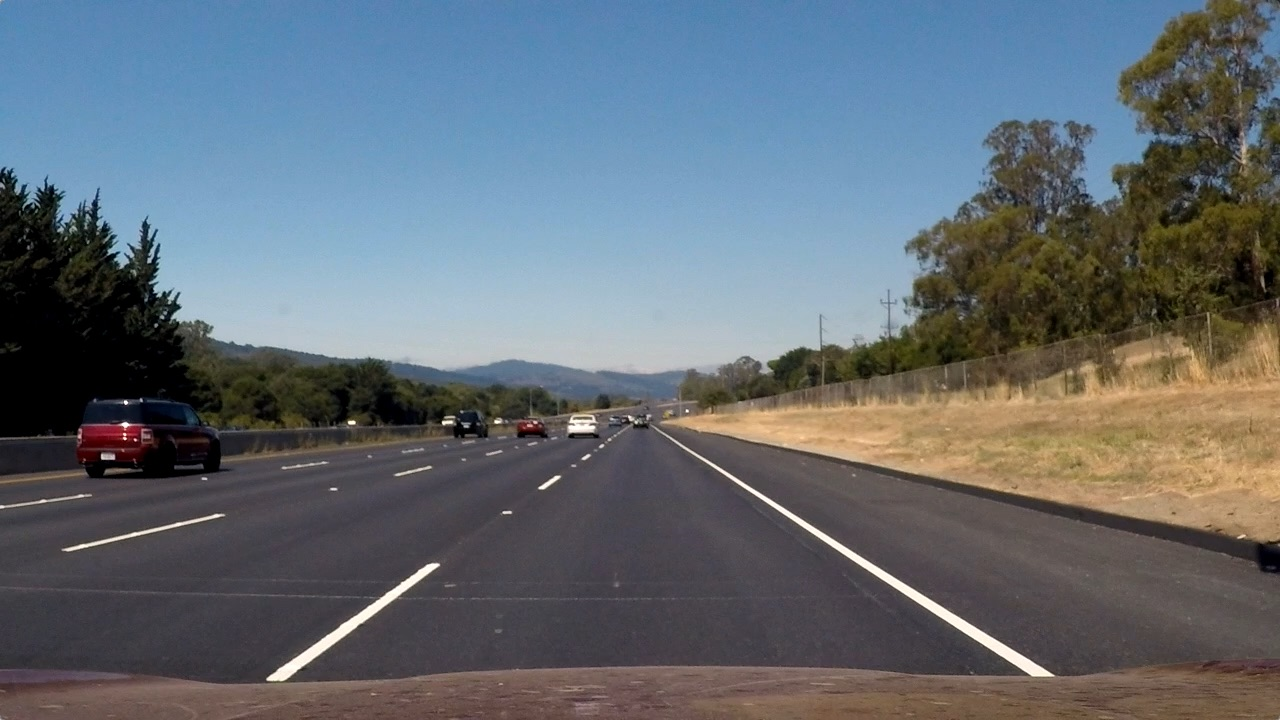
#> input picture 02-conv/straight_lines2.jpg, 1280 x 720 px
$ jupyter execute --allow-errors 01-img.ipynb   (shell and % lines are left out)
#> lines starting #> are read from the running program, lines starting #| are printed output that depends on the picture; after the words box and inside, x2 and y2 are one past the last pixel; in counts of white or black regions, pixels touching at a corner belong together
Goal:

*  Discuss how to work with input data that is beyond one dimension

Task:

Try to build a simple neural network which will discover lanes on a road in a simplistic way

[cell 1]
import numpy as np
import cv2
import glob
import matplotlib.image as mpimg
import matplotlib.pyplot as plt

[cell 2]
from pylab import rcParams
rcParams['figure.figsize'] = 10, 10

Try fixing up the images so that we can build a hand crafted neural net...

[cell 3]
# channels are "R, G, B"
img1 = mpimg.imread('straight_lines2.jpg')
#> img1 is the input picture: shape (720, 1280, 3); mean R, G, B 99.4, 107.7, 115.1
plt.imshow(img1)

[cell 4]
# read channel
rimg = img1[:, :, 0]
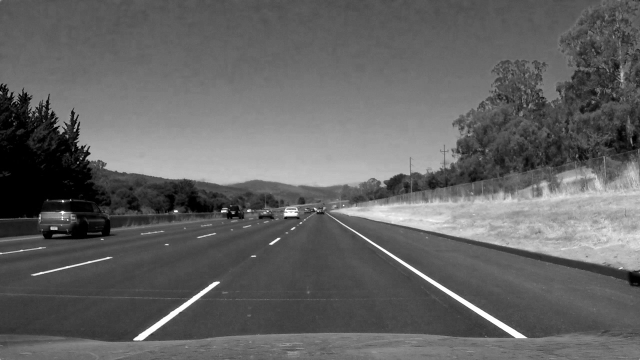
#> rimg: shape (720, 1280) (shown at 1/2 size); min 0, max 255, mean 99.4
plt.imshow(rimg, cmap="Greys")

#> (a cell that did not finish here is left out)

[cell 6]
def activation_relu(x):
    # relu activation function
    return np.maximum(x, 0)

[cell 7]
"""
## Building a threshold

If our data is 0 - 9, and we wish to learn a "non-linear" relationship -
i.e. hinge function at point 0

```
max(X - 5, 0)
```

Then the relationship in a neural network can be encoded as follows...
"""
X = np.array(range(10)).reshape(-1, 1)
# add bias
X = np.hstack([X, np.ones(shape=X.shape)])
print("Input data:\n{}".format(X))
# hardcode rule:
print("With hardcoded weights and relu:\n{}".format(activation_relu(X.dot([[1], [-4.5]]))))

[cell 8]
# then a 2d example

img_1 = np.array([
    [10, 6, 7, 1],
    [ 5, 4, 8, 1]
])
weights = np.vstack([np.eye(3), np.ones((1, 3))*-5])
print("input:\n{}".format(img_1))
print("weights:\n{}".format(weights))
print("solution:\n{}".format(activation_relu(img_1.dot(weights))))

[cell 9]
"""
lets construct a neural network by hand to learn this!

Rule to learn:

* Take in a color image
* Take out Red channel
* Put on the threshold/rule
* output image.

"""

print("Image is of size {}".format(img1.shape))
#| Image is of size (720, 1280, 3)

# remember the input also has a bias term...

[cell 10]
def rgb_to_2dimg(img):
    img1_swap = np.swapaxes(img, 1, 2)
    img2 = img1_swap.flatten()
    img3 = img2.reshape(img.shape[0], img.shape[1]*3)
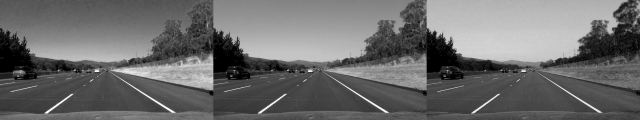
#> img3: shape (720, 3840) (shown at 1/6 size); min 0, max 255, mean 107.4
    return img3

[cell 11]
img1 = mpimg.imread('straight_lines2.jpg')
img1_flat = rgb_to_2dimg(img1)
plt.imshow(img1_flat, cmap="Greys")
# flattened 2 image, into RED GREEN BLUE
print("Image shape: {}".format(img1_flat.shape))
#| Image shape: (720, 3840)

[cell 12]
# step one - we need to know the target output shape - which is 720, 1280
# so then the weights is what??

w = np.zeros((3840, 1280))
img1_flat.dot(w).shape
#> w: shape (3840, 1280) float64; every value is 0

[cell 13]
# next step determine how to only get the red part of the matrix
w1 = np.zeros((3840, 1280))
# want to get the first 1280 cols only
w1[:1280, :1280] = np.eye(1280)
plt.imshow(img1_flat.dot(w1), cmap="Greys")
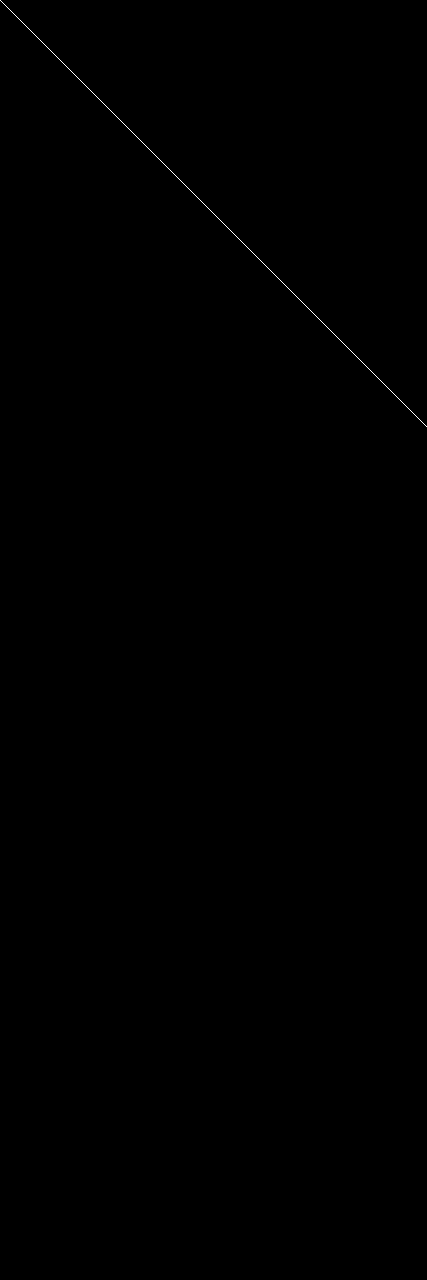
#> w1: shape (3840, 1280) float64 (shown at 1/3 size); values 0 (black) and 1 (white), 0.03% white in thin lines or dots, all inside (x1, y1, x2, y2) = (0, 0, 1280, 1280)
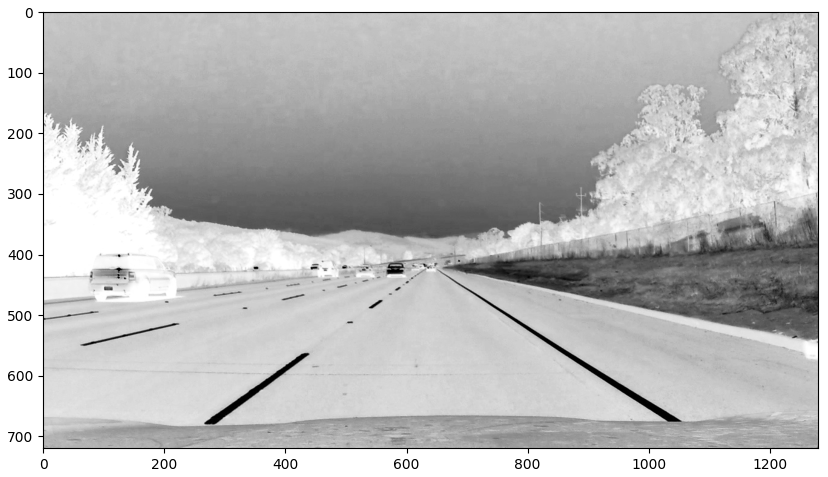
#> figure drawn by matplotlib, 1 panel

[cell 14]
# add the bias unit!
def rgb_to_2dimg_bias(img):
    img1_swap = np.swapaxes(img, 1, 2)
    img2 = img1_swap.flatten()
    img3 = img2.reshape(img.shape[0], img.shape[1]*3)

    img_flat = np.hstack([img3, np.ones((img3.shape[0], 1))])
    return img_flat

[cell 15]
img1 = mpimg.imread('straight_lines2.jpg')
img1_flat = rgb_to_2dimg_bias(img1)
# with bias
plt.imshow(img1_flat, cmap="Greys")

[cell 16]
# target image is of size...
print("Input image is of shape: {}".format(img1_flat.shape))
#| Input image is of shape: (720, 3841)
print("Target image is of shape: {}".format(img1_flat[:, :1280].shape))
#| Target image is of shape: (720, 1280)
print("Weight matrix is of shape: {}".format((img1_flat.shape[1], 1280)))
#| Weight matrix is of shape: (3841, 1280)
w1 = np.zeros((img1_flat.shape[1], 1280))
# Creating an identity matrix will yield precisely the first channel, i.e. RED
w1[:1280, :1280] = np.eye(1280)
img2 = img1_flat.dot(w1)
print("Output image is of shape: {}".format(img2.shape))
#| Output image is of shape: (720, 1280)
plt.imshow(img2, cmap="Greys")

[cell 17]
# target image is of size...
print("Input image is of shape: {}".format(img1_flat.shape))
#| Input image is of shape: (720, 3841)
print("Target image is of shape: {}".format(img1_flat[:, :1280].shape))
#| Target image is of shape: (720, 1280)
print("Weight matrix is of shape: {}".format((img1_flat.shape[1], 1280)))
#| Weight matrix is of shape: (3841, 1280)
w1 = np.zeros((img1_flat.shape[1], 1280))
# Creating an identity matrix will yield precisely the first channel, i.e. RED
w1[:1280, :1280] = np.eye(1280)
w1[-1, :] = -230
img2 = activation_relu(img1_flat.dot(w1))
#> in activation_relu (call 3), `return np.maximum(x, 0)`:
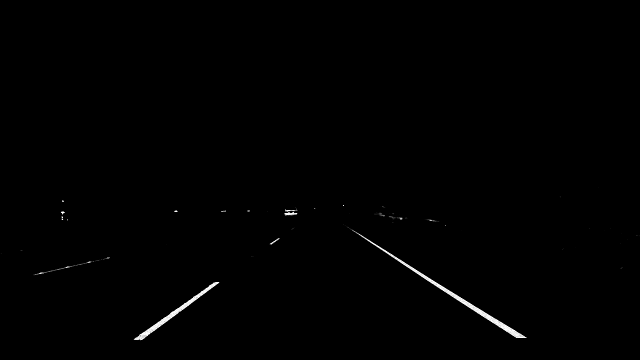
#> returned value: shape (720, 1280) float64 (shown at 1/2 size); min 0, max 25, mean 0.1; drawn with min black and max white
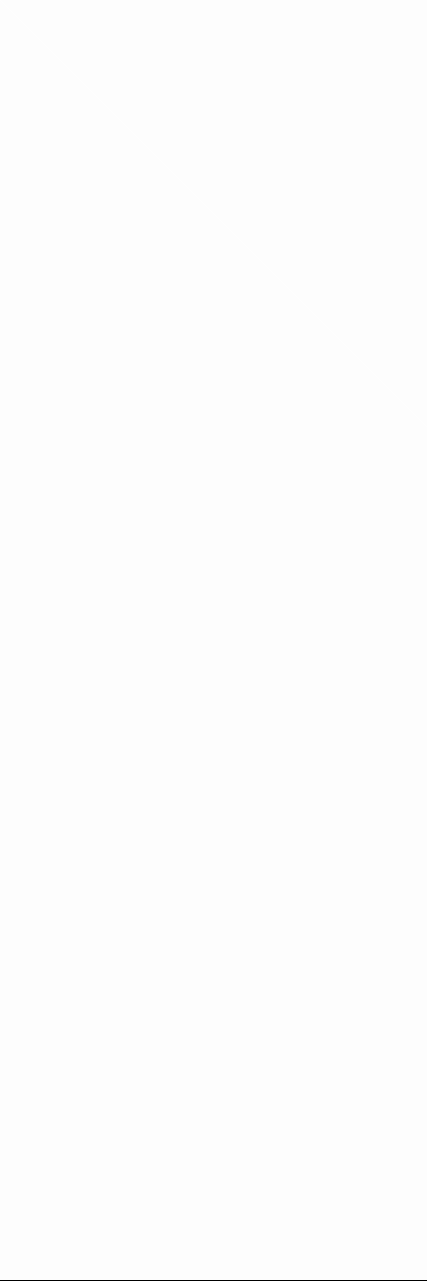
#> w1: shape (3841, 1280) float64 (shown at 1/3 size); min -230, max 1, mean -0.0596; drawn with min black and max white
print("Output image is of shape: {}".format(img2.shape))
#| Output image is of shape: (720, 1280)
plt.imshow(img2, cmap="Greys")

$ run again, with 02-conv/straight_lines1.jpg copied over 02-conv/straight_lines2.jpg
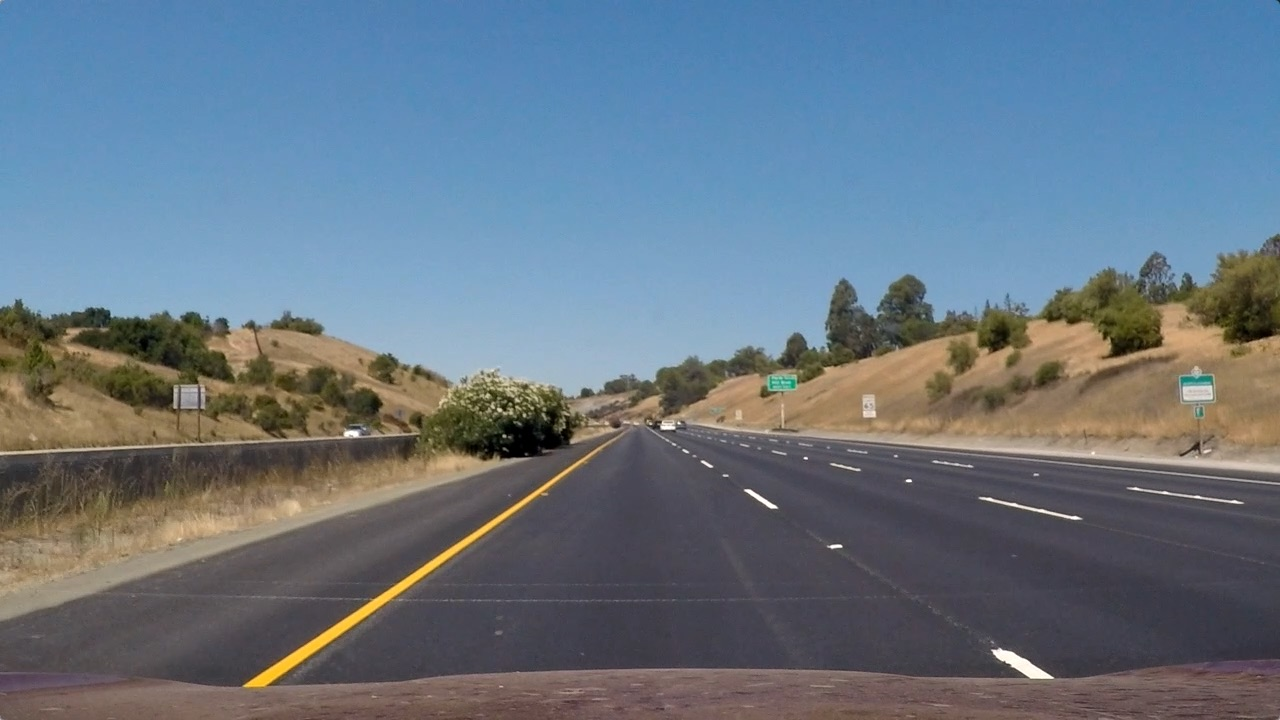
#> input picture 02-conv/straight_lines1.jpg, 1280 x 720 px
#> img1 is the input picture: shape (720, 1280, 3); mean R, G, B 103.2, 117.7, 131.2
#| Image is of size (720, 1280, 3)
#| Image shape: (720, 3840)
#> w: shape (3840, 1280) float64; every value is 0
#> `[cell 13] # next step determine how to only get the red part of the ma..`:
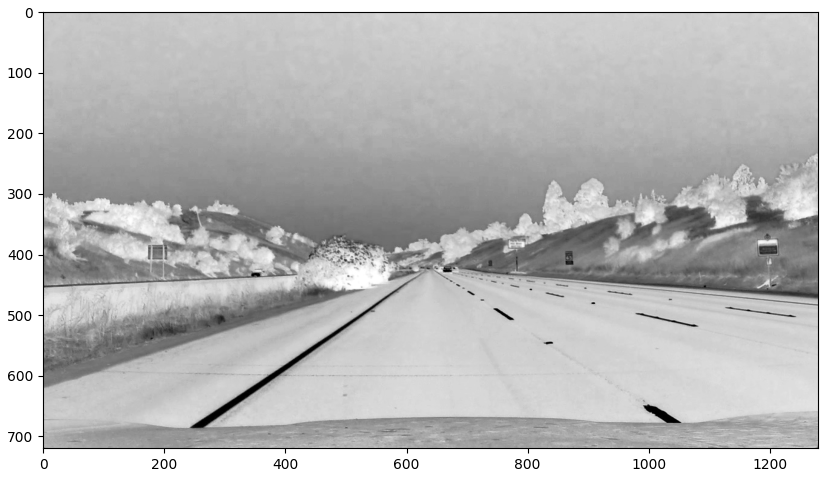
#> figure drawn by matplotlib, 1 panel
#| Input image is of shape: (720, 3841)
#| Target image is of shape: (720, 1280)
#| Weight matrix is of shape: (3841, 1280)
#| Output image is of shape: (720, 1280)
#| Input image is of shape: (720, 3841)
#| Target image is of shape: (720, 1280)
#| Weight matrix is of shape: (3841, 1280)
#> in activation_relu (call 3), `return np.maximum(x, 0)`:
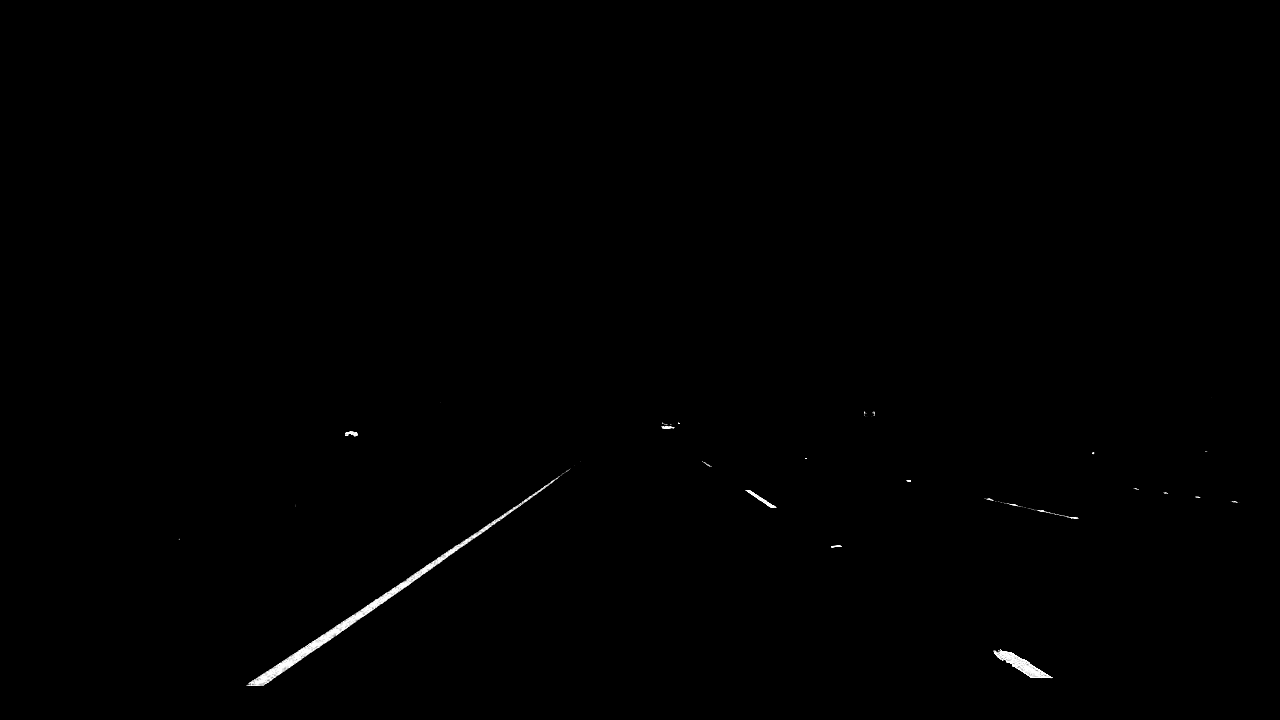
#> returned value: shape (720, 1280) float64; min 0, max 25, mean 0.1; drawn with min black and max white
#| Output image is of shape: (720, 1280)

$ run again, with 02-conv/test1.jpg copied over 02-conv/straight_lines2.jpg
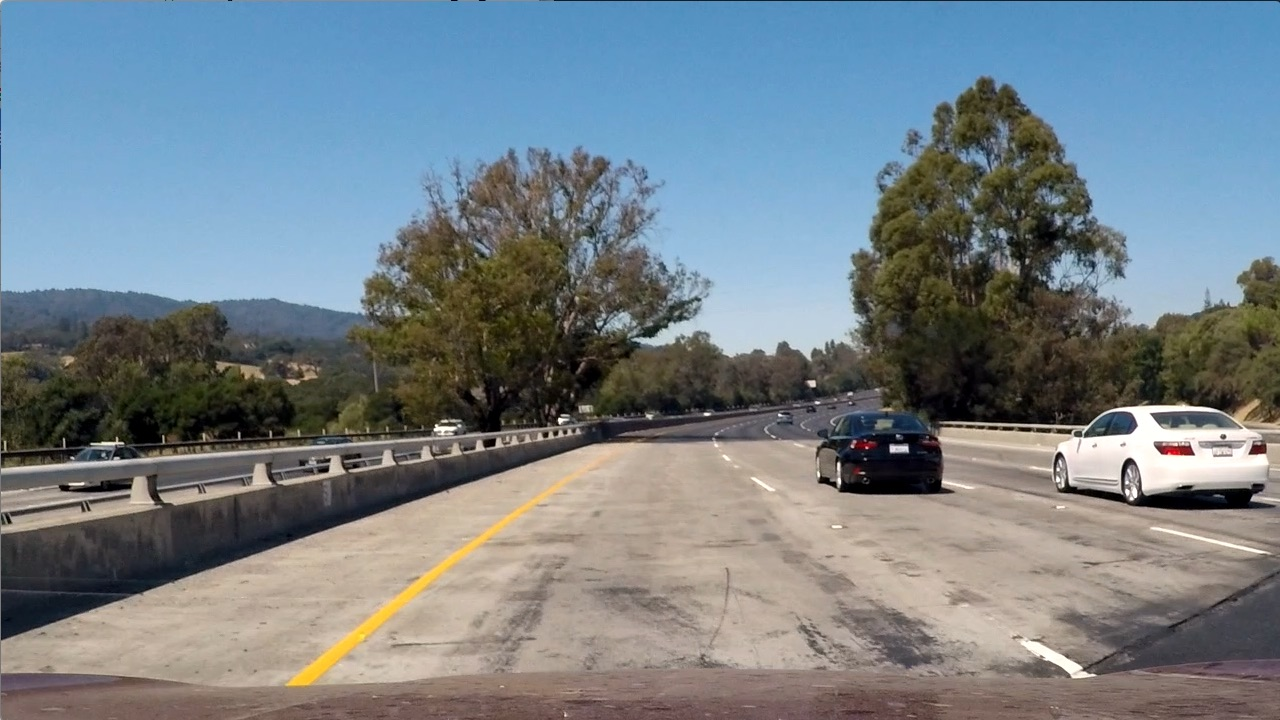
#> input picture 02-conv/test1.jpg, 1280 x 720 px
#> img1 is the input picture: shape (720, 1280, 3); mean R, G, B 117.5, 128.7, 135.5
#| Image is of size (720, 1280, 3)
#| Image shape: (720, 3840)
#> w: shape (3840, 1280) float64; every value is 0
#> `[cell 13] # next step determine how to only get the red part of the ma..`:
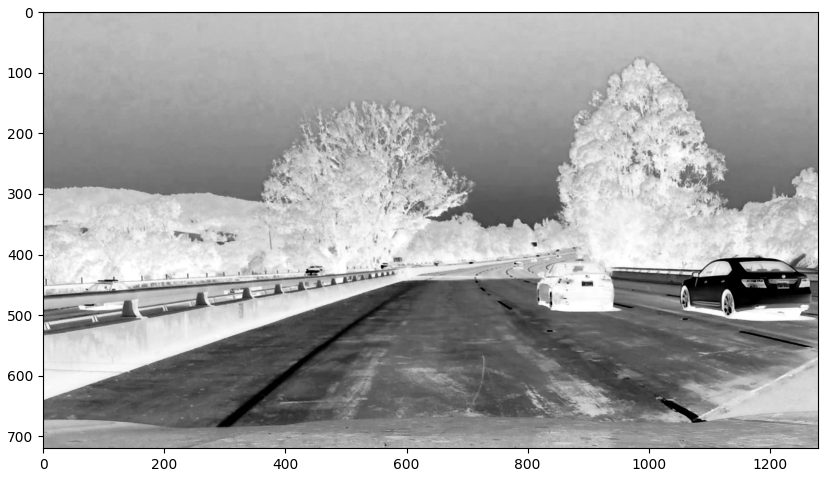
#> figure drawn by matplotlib, 1 panel
#| Input image is of shape: (720, 3841)
#| Target image is of shape: (720, 1280)
#| Weight matrix is of shape: (3841, 1280)
#| Output image is of shape: (720, 1280)
#| Input image is of shape: (720, 3841)
#| Target image is of shape: (720, 1280)
#| Weight matrix is of shape: (3841, 1280)
#> in activation_relu (call 3), `return np.maximum(x, 0)`:
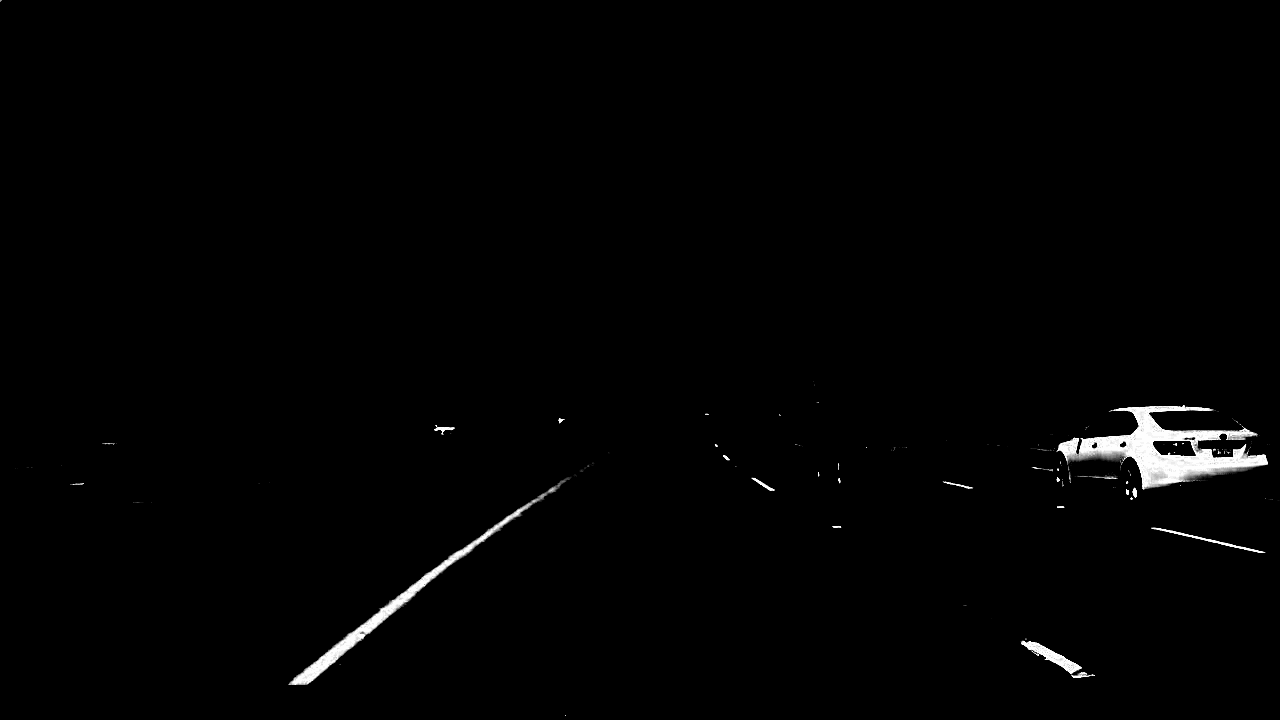
#> returned value: shape (720, 1280) float64; min 0, max 25, mean 0.3; drawn with min black and max white
#| Output image is of shape: (720, 1280)
